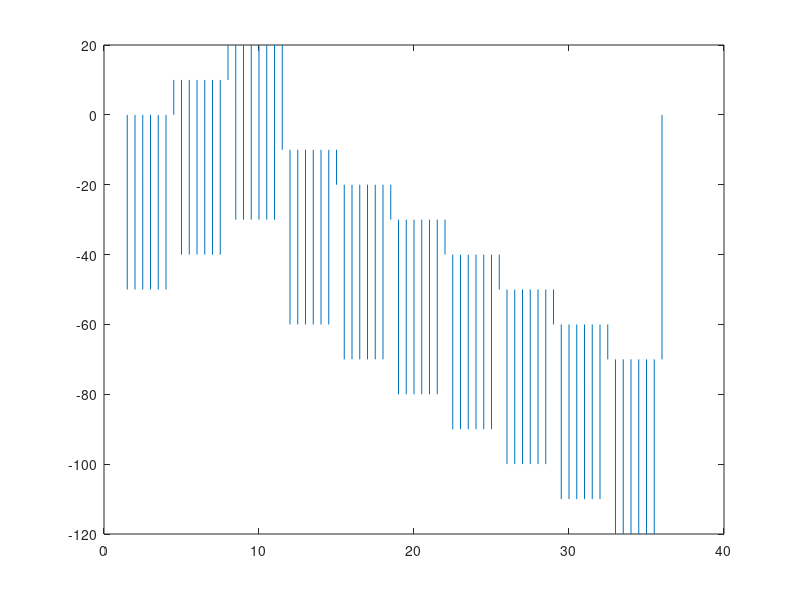

The MATLAB source for this figure:
function [waveform, duration, Steps]= AWF_probe_Rin(Steps, savedir, boolplot);
HoldingCurrentBefore = [0,10,20,-10,-20,-30,-40,-50,-60,-70]; %delta pA
HoldingCurrentMiddle = -50; % delta pA
HoldingCurrentAfter = [0, -40, -80, -120, -160]; %delta pA, staircase down
RinStep = [300, -50]; % input resistance test ms, mA
RinBetween = [300, 0]; % Duration in-between input resistance test, ms, mA
DepoStep = [1500, 400];% Depolarizing step, ms, mA
HypStep = [12000,-200]; % Hyperpolarizing step, ms, mA
% baseline time (ms) before test, before step and after step, after testing
Baseline = [1000, 1000, 500, 2000];
numcycles = 69;
ts = 0.1; % ms
factor = 16; % ITC18 scaling factor 16
protocol = 'baseline';
if nargin<2, savedir = 'D:\AWF.dat'; end
if nargin<3, boolplot = true; end
if nargin<1
    % Protcol specification
    switch protocol
        case 'stop'
            Steps = Stop(HoldingCurrentBefore,HoldingCurrentAfter,RinStep,RinBetween,DepoStep,HypStep, Baseline);
        case 'excitability'
            Steps = Excitability(HoldingCurrentBefore,HoldingCurrentAfter,RinStep,RinBetween,DepoStep,Baseline);
        case 'baseline'
            RinStep = [500, -50]; % input resistance test ms, mA
            RinBetween = [500, 0]; % Duration in-between input resistance test, ms, mA
            Steps = GetBaseline(HoldingCurrentBefore,RinStep,RinBetween, Baseline);
        case 'back2rest'
            RinStep = [300, -50]; % input resistance test ms, mA
            RinBetween = [300, 0]; % Duration in-between input resistance test, ms, mA
            Steps = Back2Rrest(HoldingCurrentBefore,HoldingCurrentMiddle, RinStep, RinBetween, DepoStep,Baseline,numcycles); 
    end
end

% Construct the waveform
waveform = [];
for n = 1:length(Steps)
    waveform = [waveform, factor * Steps{n}(2)*ones(1, length(0:ts:Steps{n}(1))-1)];
end

% calculate duration
duration = length(waveform)*ts;

% Write protocol to binary file
fid = fopen(savedir,'w');
%fwrite(fid, waveform, 'float64');
fprintf(fid, '%.2f\r\n', waveform);
fclose(fid);
if boolplot
    close;
    t = (0:ts:duration)/1000;
    plot(t(1:end-1), waveform/factor);
end
end

function Steps = GetBaseline(HoldingCurrentBefore,RinStep,RinBetween, Baseline)
Steps = {};
Steps{1} = [Baseline(1), 0 + HoldingCurrentBefore(1)]; %ms baseline
% Input resistance test: n
m = 2;
for n = 1:length(HoldingCurrentBefore)
    Steps{m} = RinBetween + [0, HoldingCurrentBefore(n)];
    Steps{m+1} = RinStep + [0, HoldingCurrentBefore(n)];
    Steps{m+2} = RinBetween + [0, HoldingCurrentBefore(n)];
    Steps{m+3} = RinStep + [0, HoldingCurrentBefore(n)];
    Steps{m+4} = RinBetween + [0, HoldingCurrentBefore(n)];
    Steps{m+5} = RinStep + [0, HoldingCurrentBefore(n)];
    Steps{m+6} = RinBetween + [0, HoldingCurrentBefore(n)];
    m = m+7;
end
% Back to baseline
Steps{m} = [Baseline(4), 0];
end

function Steps = Excitability(HoldingCurrentBefore,HoldingCurrentAfter,...
    RinStep,RinBetween,DepoStep,Baseline)
% Steps{n} = [duration, step]
Steps = {};
Steps{1} = [Baseline(1), 0 + HoldingCurrentBefore(1)]; %ms baseline
% Input resistance test: n
m = 2;
for n = 1:length(HoldingCurrentBefore)
    Steps{m} = RinBetween + [0, HoldingCurrentBefore(n)];
    Steps{m+1} = RinStep + [0, HoldingCurrentBefore(n)];
    Steps{m+2} = RinBetween + [0, HoldingCurrentBefore(n)];
    Steps{m+3} = RinStep + [0, HoldingCurrentBefore(n)];
    Steps{m+4} = RinBetween + [0, HoldingCurrentBefore(n)];
    Steps{m+5} = RinStep + [0, HoldingCurrentBefore(n)];
    Steps{m+6} = RinBetween + [0, HoldingCurrentBefore(n)];
    m = m+7;
end
% Wait a little bit before inject depolarizing current
Steps{m} = [Baseline(2), HoldingCurrentBefore(1)];
% Inject depolarizing current
Steps{m+1} = DepoStep + [0, HoldingCurrentBefore(1)];
% Wait long enough for ADP
Steps{m+2} = [Baseline(3), HoldingCurrentBefore(1)];
% Another round of input resistance testing
m = m+3;
for n = 1:length(HoldingCurrentAfter)
    if n > 1
        Steps{m} = RinBetween + [0, HoldingCurrentAfter(n)];
    else
        m = m -1;
    end
    Steps{m+1} = RinStep + [0, HoldingCurrentAfter(n)];
    Steps{m+2} = RinBetween + [0, HoldingCurrentAfter(n)];
    Steps{m+3} = RinStep + [0, HoldingCurrentAfter(n)];
    Steps{m+4} = RinBetween + [0, HoldingCurrentAfter(n)];
    Steps{m+5} = RinStep + [0, HoldingCurrentAfter(n)];
    Steps{m+6} = RinBetween + [0, HoldingCurrentAfter(n)];
    m = m+7;
end
% Back to baseline
Steps{m} = [Baseline(4), 0];
end

function Steps = Stop(HoldingCurrentBefore,HoldingCurrentAfter,...
    RinStep,RinBetween,DepoStep,HypStep, Baseline)
% before stim
Steps = {};
Steps{1} = [Baseline(1), 0 + HoldingCurrentBefore(1)]; %ms baseline
% Input resistance test: n
m = 2;
for n = 1%:length(HoldingCurrentBefore)
    Steps{m} = RinBetween + [0, HoldingCurrentBefore(n)];
    Steps{m+1} = RinStep + [0, HoldingCurrentBefore(n)];
    Steps{m+2} = RinBetween + [0, HoldingCurrentBefore(n)];
    Steps{m+3} = RinStep + [0, HoldingCurrentBefore(n)];
    Steps{m+4} = RinBetween + [0, HoldingCurrentBefore(n)];
    Steps{m+5} = RinStep + [0, HoldingCurrentBefore(n)];
    Steps{m+6} = RinBetween + [0, HoldingCurrentBefore(n)];
    m = m+7;
end
Steps{m} = [Baseline(2), HoldingCurrentBefore(1)];
% Inject depolarizing current
Steps{m+1} = DepoStep + [0, HoldingCurrentBefore(1)];
% Wait long enough for ADP
Steps{m+2} = [Baseline(3), HoldingCurrentBefore(1)];
% Inject hyperpolaizing current
Steps{m+3} = HypStep+ [0, HoldingCurrentBefore(1)];
% Another round of input resistance testing
m = m+4;
for n = 1:8
    Steps{m} = RinBetween;
    Steps{m+1} = RinStep;
    Steps{m+2} = RinBetween;
    Steps{m+3} = RinStep;
    Steps{m+4} = RinBetween;
    Steps{m+5} = RinStep;
    Steps{m+6} = RinBetween;
    m = m+7;
end
% Back to baseline
Steps{m} = [Baseline(4), 0];
end

function Steps = Back2Rrest(HoldingCurrentBefore, HoldingCurrentMiddle, RinStep, RinBetween, DepoStep, Baseline,numcycles)
% before stim
Steps = {};
Steps{1} = [Baseline(1), 0 + HoldingCurrentBefore(1)]; %ms baseline
% Input resistance test: n
m = 2;
for n = 1%:length(HoldingCurrentBefore)
    Steps{m} = RinBetween + [0, HoldingCurrentBefore(n)];
    Steps{m+1} = RinStep + [0, HoldingCurrentBefore(n)];
    Steps{m+2} = RinBetween + [0, HoldingCurrentBefore(n)];
    Steps{m+3} = RinStep + [0, HoldingCurrentBefore(n)];
    Steps{m+4} = RinBetween + [0, HoldingCurrentBefore(n)];
    Steps{m+5} = RinStep + [0, HoldingCurrentBefore(n)];
    Steps{m+6} = RinBetween + [0, HoldingCurrentBefore(n)];
    m = m+7;
end
Steps{m} = [Baseline(2), HoldingCurrentBefore(1)];
% Inject depolarizing current
Steps{m+1} = DepoStep + [0, HoldingCurrentBefore(1)];
% Wait long enough for ADP
Steps{m+2} = [Baseline(3), HoldingCurrentBefore(1)];
m = m+3;
for n = 1:numcycles % 63
    if n == 1
        Steps{m} = RinBetween + [0, HoldingCurrentMiddle];
    else
        m = m -1;
    end
    Steps{m+1} = RinStep + [0, HoldingCurrentMiddle];
    Steps{m+2} = RinBetween + [0, HoldingCurrentMiddle];
    m = m+3;
end
% Back to baseline
Steps{m} = [Baseline(4), 0];
end
%copyfile('D:\AWF.dat','C:\AWF.dat','f')